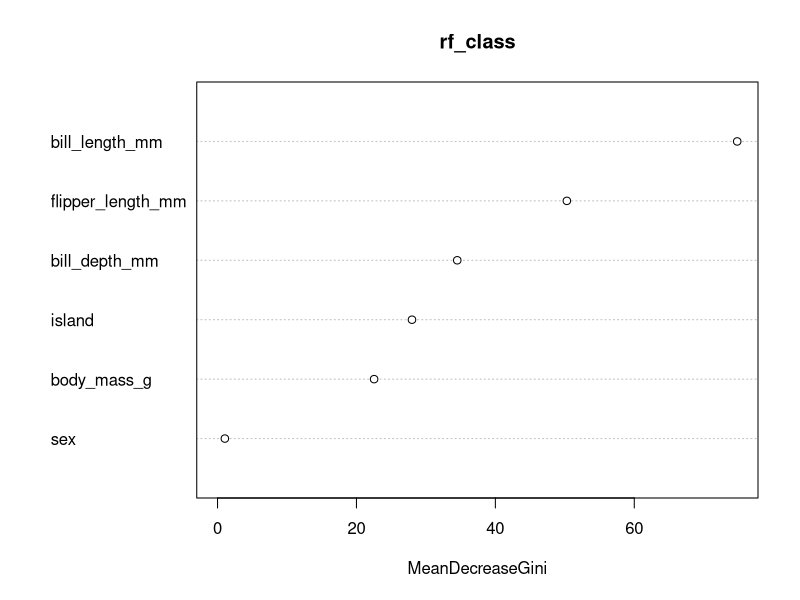
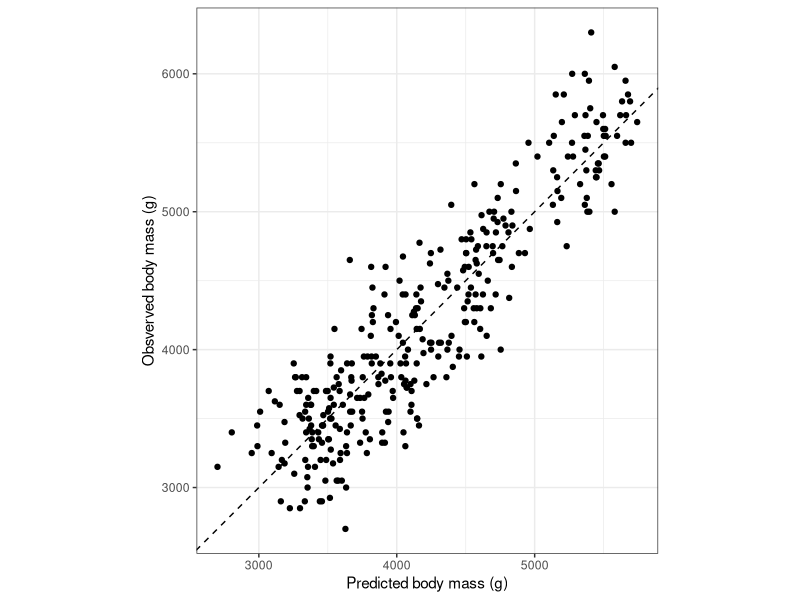

Write the R code that produced these figures, in order.
## ---- chunk 1
knitr::opts_chunk$set(echo = TRUE)
## ---- chunk 2
library(palmerpenguins)

library(randomForest)
library(caret)

library(tidyverse)
## ---- chunk 3
dat <- penguins %>% 
  filter(across(.cols = everything(), ~!is.na(.x)))
## ---- chunk 4
head(dat)
## ---- chunk 5
my_lm_model <- lm(body_mass_g ~ 1 + bill_length_mm + bill_depth_mm + flipper_length_mm, 
   data = dat)

summary(my_lm_model)
## ---- chunk 6
pred_vars_df <- dat %>%
  select(species, island, bill_length_mm, bill_depth_mm, flipper_length_mm, sex)

rf_reg <- randomForest(x = pred_vars_df, 
                       y = dat$body_mass_g)

rf_reg
## ---- chunk 7
pred_vars_df <- dat %>%
  select(island, bill_length_mm, bill_depth_mm, flipper_length_mm, sex, body_mass_g)

rf_class <- randomForest(x = pred_vars_df, 
                       y = dat$species)

rf_class
## ---- chunk 8
importance(rf_class)

varImpPlot(rf_class)
## ---- chunk 9
my_lm_model <- lm(body_mass_g ~ 1 + bill_length_mm + bill_depth_mm + flipper_length_mm + sex, 
   data = dat)

lm_preds <- my_lm_model$fitted.values
lm_obs <- my_lm_model$model$body_mass_g

lm_df <- data.frame(obs = my_lm_model$model$body_mass_g, 
                    pred = my_lm_model$fitted.values)
## ---- chunk 10
ggplot(lm_df, aes(x = pred, y = obs)) + 
  geom_point()+ 
  geom_abline(linetype = "dashed") + 
  coord_equal() + 
  theme_bw() + 
  labs(x = "Predicted body mass (g)", 
       y = "Obsverved body mass (g)")
